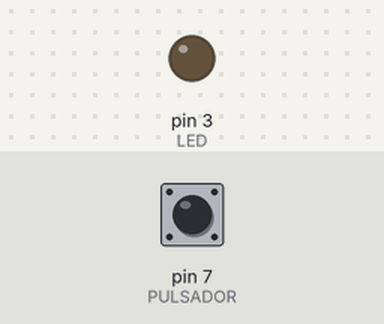
A sketch run on a simulated Arduino Uno, built with avr-gcc and run on an emulated ATmega328P. Parts: output pins drawn as LEDs (lit = HIGH). Dashed ring = blinking. The inputs (shaded band) are chosen by the test bench; at power-on: pin 7 (PULSADOR) LOW.

Above: at 1.2 s.
1.3 s: pin 7 (PULSADOR) pulled HIGH for 1 s
At 1.55 s:
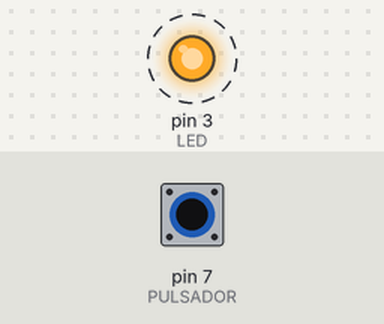
4.3 s: pin 7 (PULSADOR) pulled HIGH for 3.2 s
At 8.8 s:
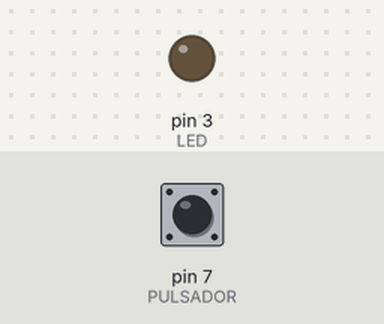
Timing chart, 0 to 10.3 s (numbered marks = the images above; inputs shaded):
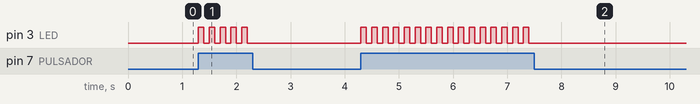

The sketch:

Tema_5_10.ino
```cpp
#define LED 3                   // Constante que asigna a
                                // LED el numero 3
#define PULSADOR 7              // Constante que asigna a
                                // PULSADOR el numero 7

void setup(){
  pinMode( LED, OUTPUT);        // Establece el pin 3 como SALIDA
  pinMode( PULSADOR, INPUT);    // Establece el pin 7 como ENTRADA
}

void loop() {

    //Parpadea mientras el pulsador este activado
    while(digitalRead(PULSADOR) == HIGH) {

      digitalWrite( LED, HIGH);
      delay(100);
      digitalWrite( LED, LOW);
      delay(100);

    }

}
```

Measured:
- after the input at 1.3 s, pin 3 (LED): alternates HIGH for 0.10 s and LOW for 0.10 s, 10 changes in all, then stays LOW, starting at once
- after the input at 4.3 s, pin 3 (LED): alternates HIGH for 0.10 s and LOW for 0.10 s, 32 changes in all, then stays LOW, starting at once
